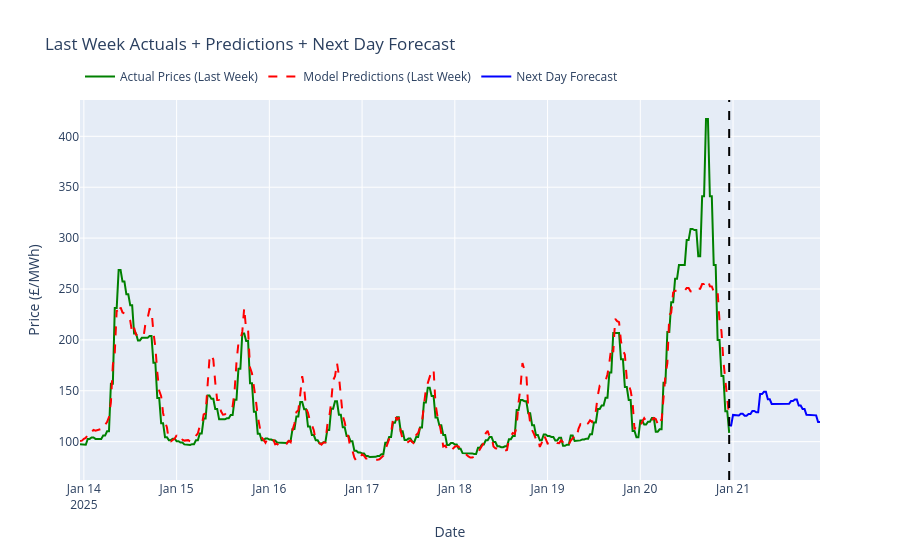

The code cell stored with this chart in its notebook:
### Markdown cell above
#### Forecast

Uses trained XGBoost model to forecast next trading day (48 points from 23:00-23:00) 
sets up forecast timeframe, abd created 3 data series (last week actuak price, model pred for last week + next day forecast)
and visulisases all of it

### Code cell
# set up forecast period
last_date = df_recent.index.max().date()
forecast_start = pd.Timestamp(last_date).replace(hour=23, minute=0)
forecast_end = forecast_start + timedelta(hours=24)
forecast_index = pd.date_range(start=forecast_start, end=forecast_end - timedelta(minutes=30), freq='30min')

forecast_df = pd.DataFrame(index=forecast_index)

# Basic time features
forecast_df['hour'] = forecast_df.index.hour
forecast_df['day_of_week'] = forecast_df.index.dayofweek
forecast_df['month'] = forecast_df.index.month
forecast_df['is_weekend'] = forecast_df.index.dayofweek >= 5
forecast_df['quarter_of_day'] = forecast_df.index.hour // 6
forecast_df['Peak_Hour'] = ((forecast_df.index.hour >= 7) & (forecast_df.index.hour <= 22)).astype(int)

# Set external features to their last known values
for feature in external_features:
    forecast_df[feature] = df_recent[feature].iloc[-1]

forecast_df['GB_Tomorrow_Price_FC'] = df_recent['GB DA N2EX Price FC'].iloc[-1]
forecast_df['Price_Lag1'] = df_recent['ISEM DA Price'].iloc[-1]
forecast_df['Price_Lag_SameHourYesterday'] = df_recent['ISEM DA Price'].iloc[-48:].values
forecast_df['Price_Lag_SameHourLastWeek'] = df_recent['ISEM DA Price'].iloc[-336:-288].values

forecast_df['Gas_to_Wind_Ratio'] = forecast_df['Fuel.Gas'] / forecast_df['WindForecast-DAM'].clip(lower=0.1)

# generate forecast
forecast_prices = xgb_model.predict(forecast_df[features])

# get last week of actual prices and their predictions
week_start = forecast_start - timedelta(days=7)
actual_week = df_recent.loc[week_start:forecast_start, 'ISEM DA Price']

# get model predictions for the same period
historical_forecast = xgb_model.predict(df_recent.loc[week_start:forecast_start, features])
historical_forecast_series = pd.Series(historical_forecast, index=actual_week.index)

# make plot
fig3 = go.Figure()

#  last week of actual prices
fig3.add_trace(go.Scatter(
    x=actual_week.index,
    y=actual_week,
    name='Actual Prices (Last Week)',
    line=dict(color='green')
))

#   model predictions for last week
fig3.add_trace(go.Scatter(
    x=actual_week.index,
    y=historical_forecast_series,
    name='Model Predictions (Last Week)',
    line=dict(color='red', dash='dash')
))

#  next day forecast
fig3.add_trace(go.Scatter(
    x=forecast_index,
    y=forecast_prices,
    name='Next Day Forecast',
    line=dict(color='blue')
))

fig3.add_vline(x=forecast_start, line_width=2, line_dash="dash", line_color="black")
fig3.update_layout(
    title="Last Week Actuals + Predictions + Next Day Forecast",
    xaxis_title="Date",
    yaxis_title="Price (£/MWh)",
    hovermode="x unified",
    legend=dict(orientation="h", y=1.1)
)

fig3.show()

# save forecast
forecast_output = pd.DataFrame({
    'ISEM DA Forecast': forecast_prices
}, index=forecast_index)

# Save to CSV
os.makedirs('data/xgboost', exist_ok=True)  # Create directory if it doesn't exist
forecast_output.to_csv('data/xgboost/xgboost_forecast.csv')

print("\nForecast saved to 'data/xgboost/xgboost_forecast.csv'")
print("\nForecast Summary:")
print(f"Average forecast: £{forecast_prices.mean():.2f}/MWh")
print(f"Min forecast: £{forecast_prices.min():.2f}/MWh at {forecast_index[forecast_prices.argmin()]}")
print(f"Max forecast: £{forecast_prices.max():.2f}/MWh at {forecast_index[forecast_prices.argmax()]}")

### Figure 1 — Plotly figure (JSON) as saved in the notebook; plotly's stock layout.template omitted (floating-point values rounded to 4 significant figures; data arrays with more than 128 entries replaced by an {"elided": "..."} marker saying what was removed)
{"data": [{"line": {"color": "green"}, "name": "Actual Prices (Last Week)", "type": "scatter", "x": {"elided": "337 str values"}, "y": {"elided": "337 float values"}}, {"line": {"color": "red", "dash": "dash"}, "name": "Model Predictions (Last Week)", "type": "scatter", "x": {"elided": "337 str values"}, "y": {"elided": "337 float values"}}, {"line": {"color": "blue"}, "name": "Next Day Forecast", "type": "scatter", "x": ["2025-01-20T23:00:00", "2025-01-20T23:30:00", "2025-01-21T00:00:00", "2025-01-21T00:30:00", "2025-01-21T01:00:00", "2025-01-21T01:30:00", "2025-01-21T02:00:00", "2025-01-21T02:30:00", "2025-01-21T03:00:00", "2025-01-21T03:30:00", "2025-01-21T04:00:00", "2025-01-21T04:30:00", "2025-01-21T05:00:00", "2025-01-21T05:30:00", "2025-01-21T06:00:00", "2025-01-21T06:30:00", "2025-01-21T07:00:00", "2025-01-21T07:30:00", "2025-01-21T08:00:00", "2025-01-21T08:30:00", "2025-01-21T09:00:00", "2025-01-21T09:30:00", "2025-01-21T10:00:00", "2025-01-21T10:30:00", "2025-01-21T11:00:00", "2025-01-21T11:30:00", "2025-01-21T12:00:00", "2025-01-21T12:30:00", "2025-01-21T13:00:00", "2025-01-21T13:30:00", "2025-01-21T14:00:00", "2025-01-21T14:30:00", "2025-01-21T15:00:00", "2025-01-21T15:30:00", "2025-01-21T16:00:00", "2025-01-21T16:30:00", "2025-01-21T17:00:00", "2025-01-21T17:30:00", "2025-01-21T18:00:00", "2025-01-21T18:30:00", "2025-01-21T19:00:00", "2025-01-21T19:30:00", "2025-01-21T20:00:00", "2025-01-21T20:30:00", "2025-01-21T21:00:00", "2025-01-21T21:30:00", "2025-01-21T22:00:00", "2025-01-21T22:30:00"], "y": [115.8, 115.8, 126.3, 126.3, 125.8, 125.8, 127.5, 127.5, 125.6, 125.6, 127.1, 127.1, 130.2, 130.2, 128.9, 128.9, 146.7, 146.7, 149.0, 149.0, 141.7, 141.7, 137.0, 137.0, 136.9, 136.9, 137.6, 137.6, 137.2, 137.2, 137.2, 137.2, 139.9, 139.9, 141.4, 141.4, 135.5, 135.5, 132.0, 132.0, 126.3, 126.3, 126.3, 126.3, 125.8, 125.8, 119.3, 119.3]}], "layout": {"hovermode": "x unified", "legend": {"orientation": "h", "y": 1.1}, "shapes": [{"line": {"color": "black", "dash": "dash", "width": 2}, "type": "line", "x0": "2025-01-20T23:00:00", "x1": "2025-01-20T23:00:00", "xref": "x", "y0": 0, "y1": 1, "yref": "y domain"}], "title": {"text": "Last Week Actuals + Predictions + Next Day Forecast"}, "xaxis": {"title": {"text": "Date"}}, "yaxis": {"title": {"text": "Price (£/MWh)"}}}}
